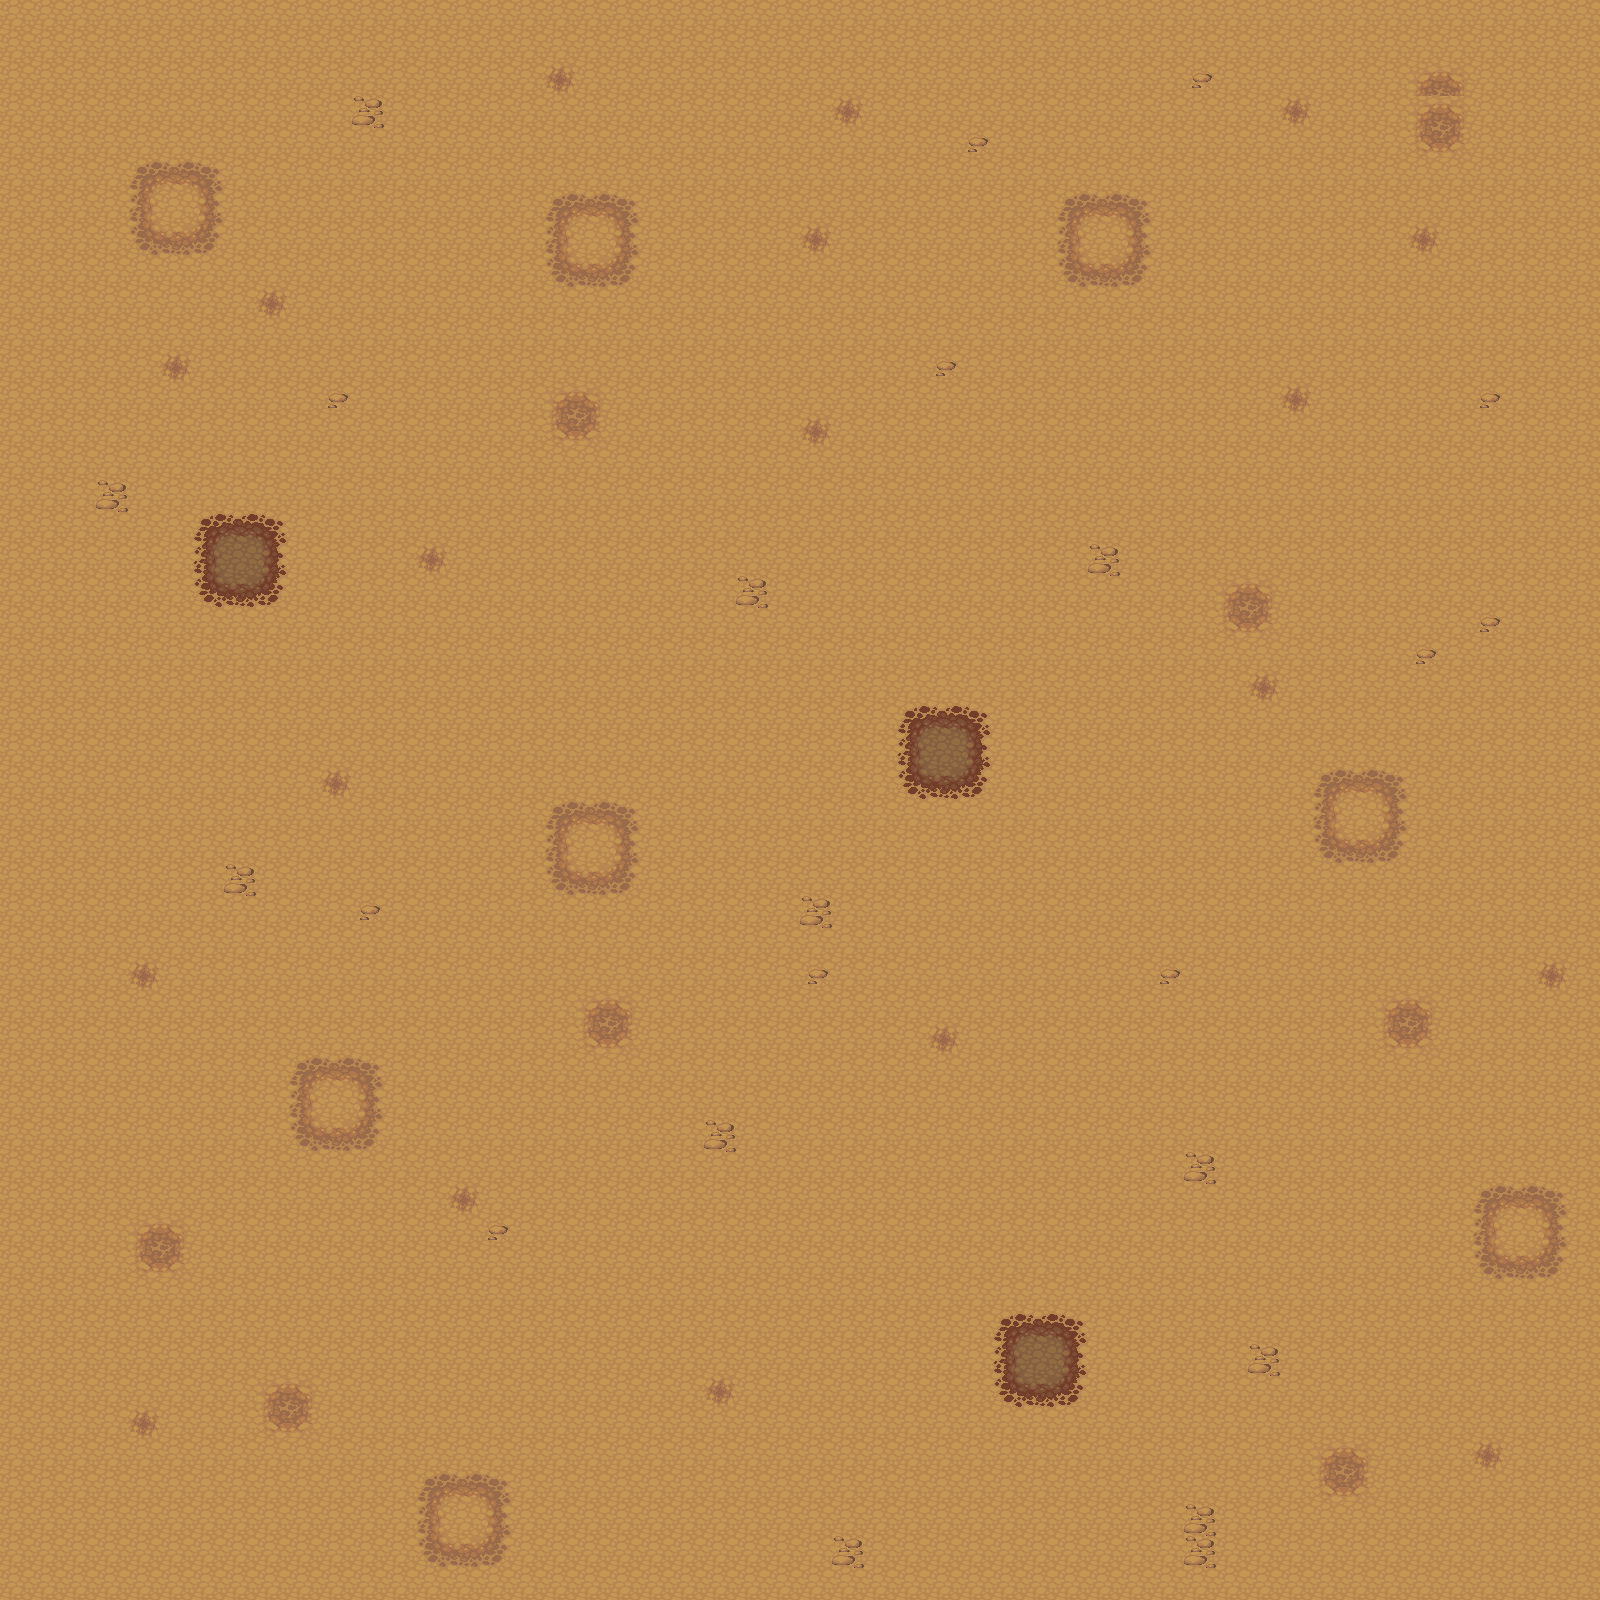

This is a level from a 2D game, rendered from its Tiled map with the project's own tilesets. A one-line summary and the map file follow, with tile-layer data summarised:
An orthogonal 50x50 tile map with 32x32 px tiles, 2 tile layers (lay1, lay2), 4 tilesets.

<map version="1.0" orientation="orthogonal" renderorder="right-down" width="50" height="50" tilewidth="32" tileheight="32" nextobjectid="1">
 <tileset firstgid="1" name="obj_misk_atlas" tilewidth="32" tileheight="32" tilecount="1024" columns="32">
  <image source="obj_misk_atlas.png" width="1024" height="1024" />
 </tileset>
 <tileset firstgid="1025" name="terrain_atlas" tilewidth="32" tileheight="32" tilecount="1024" columns="32">
  <image source="terrain_atlas.png" width="1024" height="1024" />
 </tileset>
 <tileset firstgid="2049" name="base_out_atlas" tilewidth="32" tileheight="32" tilecount="1024" columns="32">
  <image source="base_out_atlas.png" width="1024" height="1024" />
 </tileset>
 <tileset firstgid="3073" name="build_atlas" tilewidth="32" tileheight="32" tilecount="1024" columns="32">
  <image source="build_atlas.png" width="1024" height="1024" />
 </tileset>
 <layer name="lay1" width="50" height="50">
  <data>[2500 cells, 2500 non-empty, 1 distinct tile ids]</data>
 </layer>
 <layer name="lay2" width="50" height="50">
  <data>[2500 cells, 175 non-empty, 25 distinct tile ids]</data>
 </layer>
</map>
